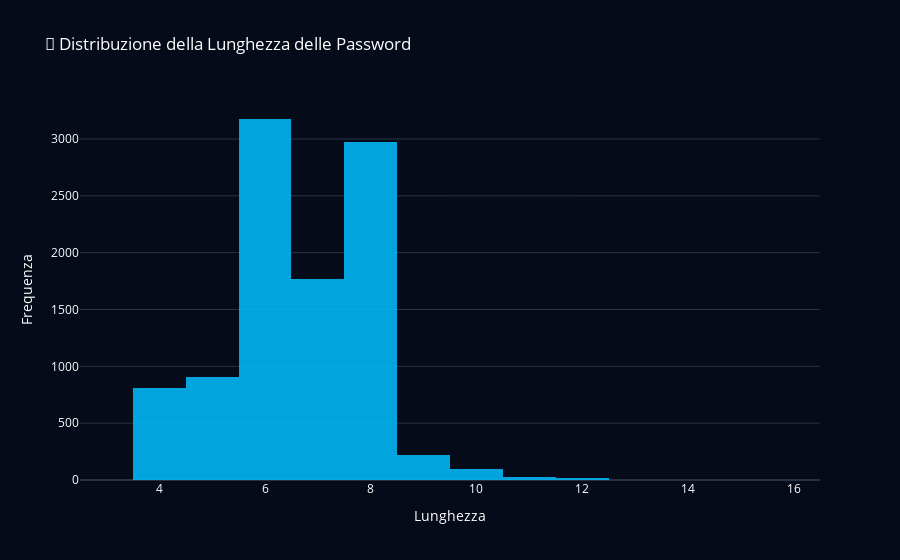
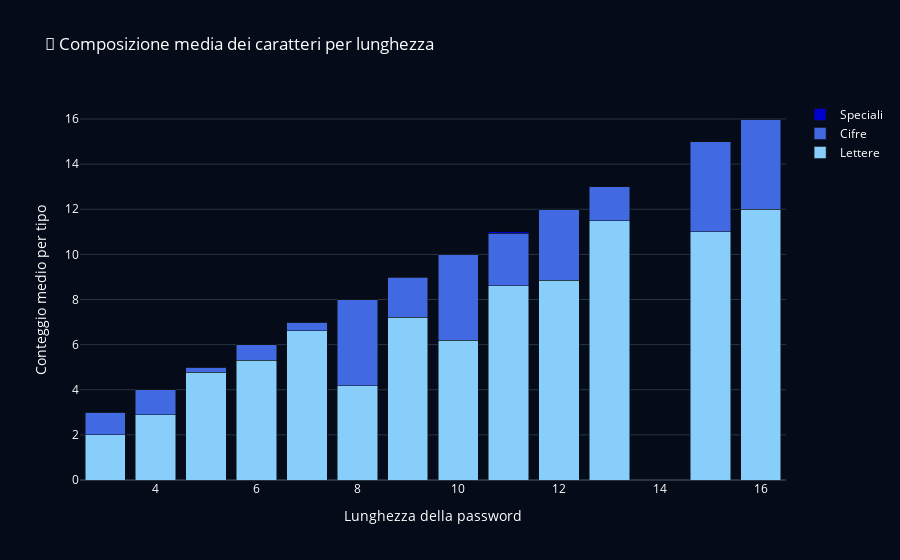
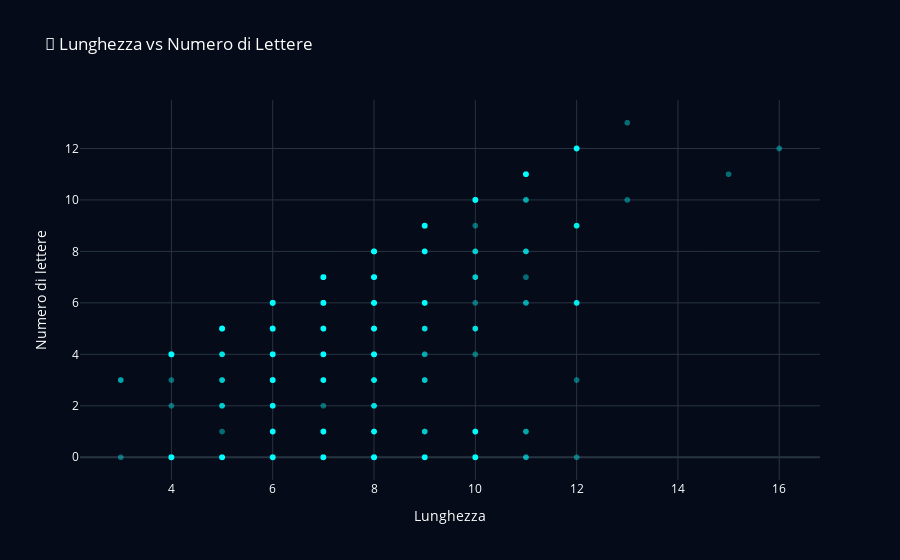

Notebook code cell kept with these figures, in order:
### Code cell
import pandas as pd
import plotly.express as px
import plotly.graph_objects as go

# Caricamento dataset
df = pd.read_csv("common_passwords.csv")
fig = px.histogram(df, x="length", nbins=20, opacity=0.85,
                   title="🔐 Distribuzione della Lunghezza delle Password",
                   template="plotly_dark",
                   color_discrete_sequence=["deepskyblue"])
fig.update_layout(
    plot_bgcolor="#050b18",
    paper_bgcolor="#050b18",
    font=dict(color="white"),
    xaxis_title="Lunghezza",
    yaxis_title="Frequenza"
)
fig.show()
df_bar = df.groupby("length")[["num_chars", "num_digits", "num_special"]].mean().reset_index()

fig = go.Figure()
fig.add_trace(go.Bar(name='Lettere', x=df_bar["length"], y=df_bar["num_chars"],
                     marker_color='lightskyblue'))
fig.add_trace(go.Bar(name='Cifre', x=df_bar["length"], y=df_bar["num_digits"],
                     marker_color='royalblue'))
fig.add_trace(go.Bar(name='Speciali', x=df_bar["length"], y=df_bar["num_special"],
                     marker_color='mediumblue'))

fig.update_layout(
    barmode='stack',
    title="🧱 Composizione media dei caratteri per lunghezza",
    xaxis_title="Lunghezza della password",
    yaxis_title="Conteggio medio per tipo",
    template="plotly_dark",
    plot_bgcolor="#050b18",
    paper_bgcolor="#050b18",
    font=dict(color="white")
)
fig.show()
fig = px.scatter(df, x="length", y="num_chars",
                 title="🔡 Lunghezza vs Numero di Lettere",
                 template="plotly_dark",
                 color_discrete_sequence=["cyan"],
                 opacity=0.4)

fig.update_layout(
    plot_bgcolor="#050b18",
    paper_bgcolor="#050b18",
    font=dict(color="white"),
    xaxis_title="Lunghezza",
    yaxis_title="Numero di lettere"
)
fig.show()

### Figure 1 — Plotly figure (JSON) as saved in the notebook; plotly's stock layout.template omitted (floating-point values rounded to 4 significant figures; data arrays with more than 128 entries replaced by an {"elided": "..."} marker saying what was removed)
{"data": [{"bingroup": "x", "hovertemplate": "length=%{x}<br>count=%{y}<extra></extra>", "legendgroup": "", "marker": {"color": "deepskyblue", "opacity": 0.85, "pattern": {"shape": ""}}, "name": "", "nbinsx": 20, "orientation": "v", "showlegend": false, "type": "histogram", "x": {"elided": "10000 int values"}, "xaxis": "x", "yaxis": "y"}], "layout": {"barmode": "relative", "font": {"color": "white"}, "legend": {"tracegroupgap": 0}, "paper_bgcolor": "#050b18", "plot_bgcolor": "#050b18", "title": {"text": "🔐 Distribuzione della Lunghezza delle Password"}, "xaxis": {"anchor": "y", "domain": [0, 1], "title": {"text": "Lunghezza"}}, "yaxis": {"anchor": "x", "domain": [0, 1], "title": {"text": "Frequenza"}}}}

### Figure 2 — Plotly figure (JSON) as saved in the notebook; plotly's stock layout.template omitted (floating-point values rounded to 4 significant figures)
{"data": [{"marker": {"color": "lightskyblue"}, "name": "Lettere", "type": "bar", "x": [3, 4, 5, 6, 7, 8, 9, 10, 11, 12, 13, 15, 16], "y": [2.0, 2.895, 4.786, 5.313, 6.621, 4.172, 7.205, 6.202, 8.607, 8.857, 11.5, 11.0, 12.0]}, {"marker": {"color": "royalblue"}, "name": "Cifre", "type": "bar", "x": [3, 4, 5, 6, 7, 8, 9, 10, 11, 12, 13, 15, 16], "y": [1.0, 1.102, 0.2027, 0.6829, 0.3772, 3.828, 1.776, 3.798, 2.321, 3.143, 1.5, 4.0, 4.0]}, {"marker": {"color": "mediumblue"}, "name": "Speciali", "type": "bar", "x": [3, 4, 5, 6, 7, 8, 9, 10, 11, 12, 13, 15, 16], "y": [0.0, 0.002469, 0.01107, 0.004093, 0.001694, 0.0, 0.01826, 0.0, 0.07143, 0.0, 0.0, 0.0, 0.0]}], "layout": {"barmode": "stack", "font": {"color": "white"}, "paper_bgcolor": "#050b18", "plot_bgcolor": "#050b18", "title": {"text": "🧱 Composizione media dei caratteri per lunghezza"}, "xaxis": {"title": {"text": "Lunghezza della password"}}, "yaxis": {"title": {"text": "Conteggio medio per tipo"}}}}

### Figure 3 — Plotly figure (JSON) as saved in the notebook; plotly's stock layout.template omitted (floating-point values rounded to 4 significant figures; data arrays with more than 128 entries replaced by an {"elided": "..."} marker saying what was removed)
{"data": [{"hovertemplate": "length=%{x}<br>num_chars=%{y}<extra></extra>", "legendgroup": "", "marker": {"color": "cyan", "opacity": 0.4, "symbol": "circle"}, "mode": "markers", "name": "", "showlegend": false, "type": "scattergl", "x": {"elided": "10000 int values"}, "xaxis": "x", "y": {"elided": "10000 int values"}, "yaxis": "y"}], "layout": {"font": {"color": "white"}, "legend": {"tracegroupgap": 0}, "paper_bgcolor": "#050b18", "plot_bgcolor": "#050b18", "title": {"text": "🔡 Lunghezza vs Numero di Lettere"}, "xaxis": {"anchor": "y", "domain": [0, 1], "title": {"text": "Lunghezza"}}, "yaxis": {"anchor": "x", "domain": [0, 1], "title": {"text": "Numero di lettere"}}}}
